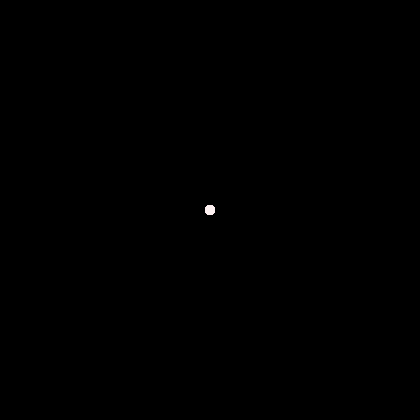
Frame 1 (no input)
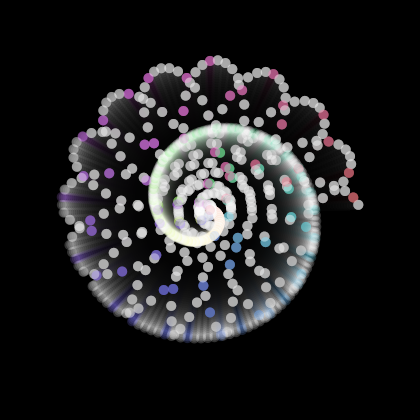
Frame 60 (the mouse pressed at the canvas centre just before this capture)
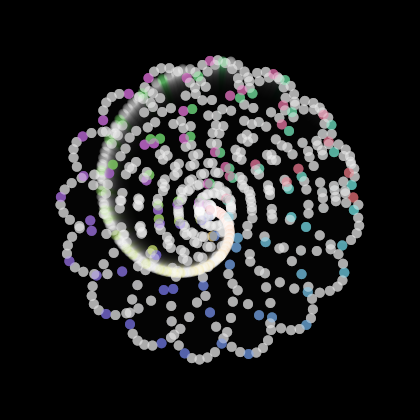
Frame 120 (the mouse held since frame 60 and released just before this capture)

The Processing sketch that drew these frames (run headless with seeded random() and noise(); from frame 60 on, the mouse is pressed at the canvas centre):

// Processing sketch: processing_100745
// ── processing_100745.pde

float r;
float a = 200;
float n = 0;
float d = 2;
  
PVector point = new PVector();;
PVector center;
  
void setup() {
  size(420, 420);
  center = new PVector(width/2,height/2);
  colorMode(HSB, 360, 100, 100);
  background(0);
  smooth();
  frameRate(200);
}
  
void draw() {
  fill(0, 30);
  rect(0, 0, width, height);
  
  for (int t = 0; t < 360*2;t++) {
    r = a * sin(radians(t * n / d));
    point.x=cos(radians(t));
    point.y=sin(radians(t));
    point.mult(r);
    point.limit(abs(sin(t)*150));
    point.add(center);
  
    if (t % 5 == 0) {
      fill(t/2.0, 50, 100, 50);
    } else {  
      fill(360, 50);
    }
    noStroke();
    ellipse(point.x, point.y, 10, 10);
  }
  
  n += 0.003;
  d += 0.0001;
}
